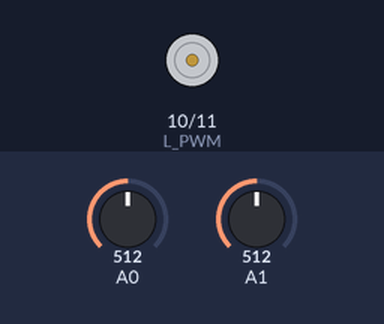
A sketch run on a simulated Arduino Uno, built with avr-gcc and run on an emulated ATmega328P. On the bench: motor-driver pin pairs drawn as motors (green arrow = first pin HIGH = forward, orange = second pin HIGH = backward, longer = more drive). The test bench sets the inputs (shaded band); at power-on: A0 = 512, A1 = 512. What the sketch prints to the serial monitor is not drawn.

Above: at 1.3 s.
1.4 s: A0 set to 1023
Timing chart, 0 to 10.7 s (numbered marks = the images above; inputs shaded):
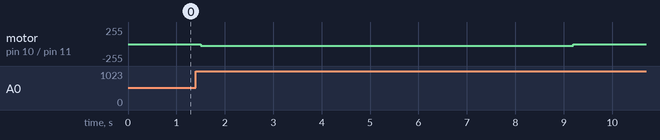

The sketch:

Curtain.ino
```cpp
int R_PWM = 11;
int L_PWM = 10;
int input = 7;
int prevstate = 0;
int presentstate;

void setup() {
  // put your setup code here, to run once:
  Serial.begin(9600);
  pinMode(R_PWM, OUTPUT);
  pinMode(L_PWM, OUTPUT);
  pinMode(input, INPUT);
}

void loop() {
  int b = analogRead(A0);
  int c = analogRead(A1);
  //Serial.println(b);
  //Serial.println(c);
  int a = b-c;
  Serial.println(a);
  if(a > 500)
    presentstate = 1;
  else if(a < 100)
    presentstate = 0;

  //Serial.print("Present State: ");
  //Serial.println(presentstate);
//
//  Serial.print("Previous State: ");
//  Serial.println(prevstate);
  if(prevstate==1 && presentstate==0) {//TO CLOSE
          Serial.print("CLOSING\n");
          analogWrite(R_PWM, 0);
          analogWrite(L_PWM, 27);
          delay(7700);
          analogWrite(R_PWM, 0);
          analogWrite(L_PWM, 0);
    }

  else if(presentstate==1 && prevstate==0) {  //TO OPEN
          Serial.print("OPENING\n");
          analogWrite(R_PWM, 27);
          analogWrite(L_PWM, 0);
          delay(7700);
          analogWrite(R_PWM, 0);
          analogWrite(L_PWM, 0);
    }
  else{
      analogWrite(R_PWM, 0);
      analogWrite(L_PWM, 0);
      Serial.print("WAITING\n");
    }

    prevstate = presentstate;

//  Serial.print("a1 = ");
//  Serial.println(a1);
//  Serial.println("----");
//  Serial.print("a0 = ");
//  Serial.println(a0);
//  Serial.println("----");s
  delay(500);
 }
```

Measured:
- after the input at 1.4 s, motor on pin 10 (L_PWM) / pin 11 (R_PWM): stopped → backward 27/255 after 0.10 s, → stopped 7.7 s later
